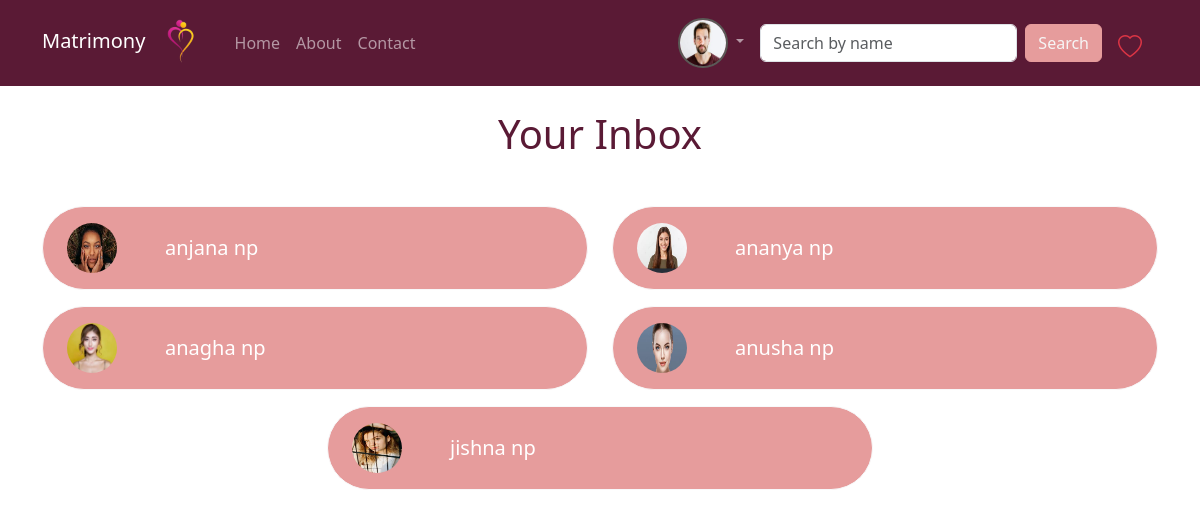
Page /user/inbox/ (signed in) on the committed database.
### account/models.py (models this page shows, shortened)
class User(AbstractUser):
    GENDER_CHOICES = (
        ('MALE', 'Male'),
        ('FEMALE', 'Female'),
        ('OTHERS', 'Other'),
    )
    EXPERTISE_CHOICES = (
        ('BEGINNER', 'Beginner'),
        ('IINTERMEDIATE', 'Intermediate'),
        ('EXPERT', 'Expert'),
    )
    INTERESTS_CHOICES = (
        ('READING', 'Reading'),
        ('WRITING', 'Writing'),
        ('MUSIC', 'Music'),
        ('OTHERS', 'Others'),
    )
    HOBBIES_CHOICES = (
        ('DANCE', 'Dance'),
        ('TRAVEL', 'Travel'),
        ('FOOTBALL', 'Football'),
        ('CRICKET', 'Cricket'),
        ('OTHER', 'Other_activities'),
    )
    profile_photo = models.ImageField(
        upload_to='profile_photos/',
        blank=True,
        verbose_name='Profile photo'
    )
    date_of_birth = models.DateField(
        null=True,
        blank=False,
        verbose_name='Date of birth'
    )
    gender = models.CharField(
        max_length=10,
        choices=GENDER_CHOICES,
        blank=False,
        verbose_name='Gender',
        default='MALE'
    )
    phone_number = models.CharField(
        max_length=15,
        unique=True,
        blank=True,
        null=True,
        verbose_name='Phone number'
    )
    age = models.PositiveIntegerField(null=True, blank=True)
    hobbies = models.TextField(max_length=255, blank=False)
    interests = models.TextField(max_length=255, blank=False)
    smoking_status = models.CharField(max_length=20,default='Non-smoker', choices=[('Non-smoker', 'Non-smoker'),('Smoker', 'Smoker'),('Occasional', 'Occasional'),])
    drinking_status = models.CharField(max_length=20,default='Non-drinker', choices=[('Non-drinker', 'Non-drinker'),('Drinker', 'Drinker'),('Occasional', 'Occasional'),])
    qualification = models.CharField(max_length=255, blank=False
                                     ,choices=[('SSLC', 'SSLC'), ('PLUSTWO', 'PLUSTWO'), ('BACHELOR', 'BACHELOR'), ('MASTERS', 'MASTERS'), ('PHD', 'PHD')]
)
    company_name = models.CharField(max_length=255, blank=True)
    designation = models.CharField(max_length=255, blank=True)
    location = models.CharField(max_length=255, blank=True)
    job_title = models.CharField(max_length=255, blank=True)
    expertise = models.CharField(
        max_length=100,
        choices=EXPERTISE_CHOICES,
        blank=True,
        verbose_name='Expertise',
        default=''
    )

### user/views.py (the view)
# urls.py: path('inbox/', inbox_view, name='inbox'),
@login_required
def inbox_view(request):
    sent_messages = Message.objects.filter(sender=request.user).values('recipient').distinct()
    received_messages = Message.objects.filter(recipient=request.user).values('sender').distinct()
    partner_ids = set()
    for message in sent_messages:
        partner_ids.add(message['recipient'])
    for message in received_messages:
        partner_ids.add(message['sender'])
    partners = User.objects.filter(id__in=partner_ids)
    context = {
        'partners': partners,
    }
    return render(request, 'inbox.html', context)

### user/templates/inbox.html
{% extends 'usernav/shared/navbar.html' %}
{% block content %}
<div class="container my-4 text-center">
    <h1 class="text-center mb-4" style="color: rgb(90, 26, 53);">Your Inbox</h1>
    <div class="row justify-content-center mt-5">
        {% for partner in partners %}
            <div class="col-md-12 col-lg-12 w-50 mb-3 text-center">
                <div class="card border-light " style="background-color: rgb(230, 156, 156);border-radius: 50px;">
                    <a href="{% url 'user:chatbox' partner.id %}" class="text-decoration-none text-white">
                        <div class="card-body d-flex align-items-center">
                            <img src="{{ partner.profile_photo.url }}" alt="Profile Photo" class="rounded-circle me-5 ms-2" width="50" height="50">
                            <h5 class="card-title mb-0">{{ partner.get_full_name }}</h5>
                        </div>
                    </a>
                </div>
            </div>
        {% endfor %}
    </div>
</div>
{% endblock %}

### user/templates/usernav/shared/navbar.html (shortened to what this page needs)
{% load static %}
<!doctype html>
<html lang="en">
<head>
    <link href="https://cdn.jsdelivr.net/npm/bootstrap@5.3.2/dist/css/bootstrap.min.css" rel="stylesheet"
 />
    <link rel="stylesheet" href="https://cdn.jsdelivr.net/npm/bootstrap-icons@1.10.5/font/bootstrap-icons.css">
</head>
<body>
    <header>
            <nav class="navbar navbar-expand-sm navbar-dark " style="background-color: rgb(90, 26, 53);">
                <div class="container">
                    <a class="navbar-brand" href="#">Matrimony
                        <img src="{% static 'images/logo.png' %}" alt="" width="60" height="60">
                    </a>
                    <div class="collapse navbar-collapse" id="collapsibleNavId">
                        <ul class="navbar-nav me-auto mt-2 mt-lg-0">
                            <li class="nav-item mnav">
                                <a class="nav-link" href="{% url 'user:matrimonyhome' %}">Home</a>
                            </li>
                            <li class="nav-item mnav">
                                <a class="nav-link" href="{% url 'user:about' %}">About</a>
                            </li>
                            <li class="nav-item mnav">
                                <a class="nav-link" href="#">Contact</a>
                            </li>
                        </ul>
                        {% if user.is_authenticated %}
                        <ul class="navbar-nav ms-auto mt-2 mt-lg-0 me-2" >
                            <li class="nav-item dropdown">
                                <a class="nav-link dropdown-toggle" href="#" role="button" data-bs-toggle="dropdown" aria-expanded="false">
                                    <img src="{{user.profile_photo.url }}" alt="Profile Photo" width="50" height="50" style="border-radius: 25px;border: 2px solid rgb(90, 89, 86);" class="">
                                </a>
                              </li>
                        </ul>
                        {% endif %}
                        <form class="d-flex my-2 my-lg-0" method="get" action="{% url 'user:partner_search' %}">
                            <input class="form-control me-sm-2" type="text" name="name" placeholder="Search by name" />
                            <button class="btn my-2 my-sm-0" style="color: rgb(246, 245, 245); background-color: rgb(230, 156, 156); border-color: rgb(230, 156, 156);" type="submit">
                                Search
                            </button>
                        </form>
                        {% if user.is_authenticated %}
                        <li class="nav-item mt-2 fs-4 mx-3  " style="list-style: none;">
                            <a href="{% url 'user:favorites' %}">
                                <i class="bi bi-heart text-danger" ></i>
                            </a>
                        </li>
                        {% endif %}
                    </div>
                </div>
            </nav>
    </header>
    <main>
        {% block content %}
        {% endblock content %}
    </main>
</body>
</html>

### rows in the picture
User: profile_photo (picture)
User: profile_photo (picture), get_full_name "anjana np"
User: profile_photo (picture), get_full_name "ananya np"
User: profile_photo (picture), get_full_name "anagha np"
User: profile_photo (picture), get_full_name "anusha np"
User: profile_photo (picture), get_full_name "jishna np"
